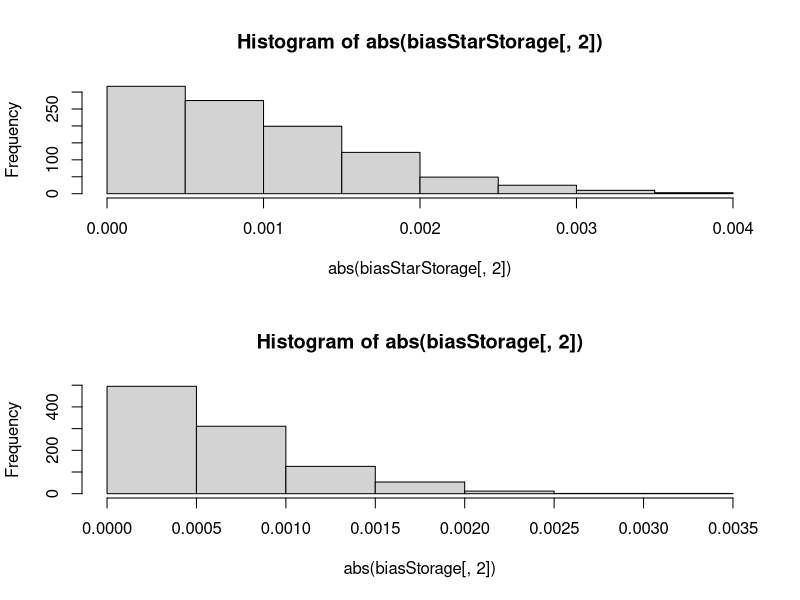
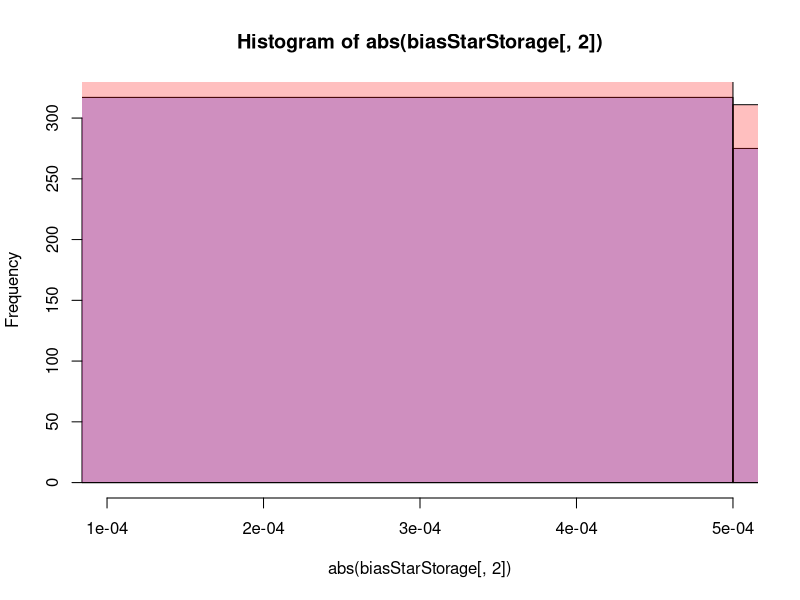
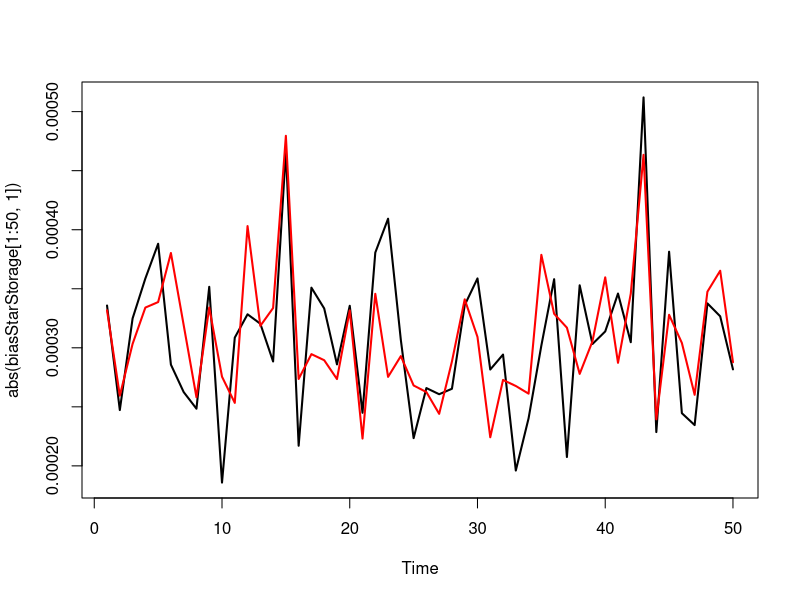

The R script that drew these images, in order: (Note: this script raises an error after producing the figures.)



x <- runif(1000, min=1, max=3)
x0 = 1.5
bandwidth = 0.4

gaussKernel <- function(x){
  1/sqrt(2*pi) * exp(-x^2 / 2)
}

Snj <- function(j){
  
  output = sum((x-x0)**j * gaussKernel((x-x0)/bandwidth))
  return(output)
}

Sn0 <- Snj(0)
Sn1 <- Snj(1)
Sn2 <- Snj(2)
Sn3 <- Snj(3)
Sn4 <- Snj(4)
Sn5 <- Snj(5)
Sn6 <- Snj(6)
Sn7 <- Snj(7)

sStar <- matrix(c(Sn0, Sn1, Sn3, Sn1, Sn2, Sn4, Sn3, Sn4, Sn6), nrow=3)
sStarInv <- solve(sStar)

S <- matrix(c(Sn0, Sn1, Sn2, Sn3, Sn1, Sn2, Sn3, Sn4, Sn2, Sn3, Sn4, Sn5, Sn3, Sn4, Sn5, Sn6), nrow=4)
sInv <- solve(S)

sStarVector <- matrix(c(Sn4, Sn5, Sn7), ncol=1)
sVector <- matrix(c(Sn4, Sn5, Sn6, Sn7), ncol=1)

bias <- sInv %*% sVector
biasStar <- sStarInv %*% sStarVector

print(bias)
print(biasStar)

runs <- 1000
biasStorage <- matrix(nrow=runs, ncol=4)
biasStarStorage <- matrix(nrow=runs, ncol=3)
for(i in 1:runs){
  
  x <- runif(100)
  x0 = 0.5
  bandwidth = 0.1
  
  
  Sn0 <- Snj(0); Sn1 <- Snj(1); Sn2 <- Snj(2); Sn3 <- Snj(3); Sn4 <- Snj(4)
  Sn5 <- Snj(5); Sn6 <- Snj(6); Sn7 <- Snj(7);
  
  sStar <- matrix(c(Sn0, Sn1, Sn3, Sn1, Sn2, Sn4, Sn3, Sn4, Sn6), nrow=3)
  sStarInv <- solve(sStar)
  
  S <- matrix(c(Sn0, Sn1, Sn2, Sn3, Sn1, Sn2, Sn3, Sn4, Sn2, Sn3, Sn4, Sn5, Sn3, Sn4, Sn5, Sn6), nrow=4)
  sInv <- solve(S)
  
  sStarVector <- matrix(c(Sn4, Sn5, Sn7), ncol=1)
  sVector <- matrix(c(Sn4, Sn5, Sn6, Sn7), ncol=1)
  
  bias <- sInv %*% sVector
  biasStar <- sStarInv %*% sStarVector
  
  biasStorage[i,] <- bias
  biasStarStorage[i,] <- biasStar
}

#SnInverse for Beta0
beta <- 1
par(mfrow=c(2,1))
starHist <- hist(abs(biasStarStorage[,2]))
Hist <- hist(abs(biasStorage[,2]))
par(mfrow=c(1,1))
plot( starHist, col=rgb(0,0,1,1/4), xlim=c(0.0001,0.0005))  # first histogram
plot( Hist, col=rgb(1,0,0,1/4), xlim=c(0.0001,0.0005), add=T)  # sec
     

ts.plot(abs(biasStarStorage[1:50,1]), lwd=2)
lines(abs(biasStorage[1:50,1]), col='red', lwd=2)

print(mean(abs(biasStarStorage[,1])))
print(mean(abs(biasStorage[,1])))



XStar <- matrix(nrow=100, ncol=3)
XStar[,1] <- 1
XStar[,2] <- x - x0
XStar[,3] <- (x-x0)**3

X <- matrix(nrow=100, ncol=4)
X[,1] <- 1
X[,2] <- x - x0
X[,3] <- (x-x0)**2
X[,4] <- (x-x0)**3

W <- diag(gaussK((x-x0)/bandwidth))


variance <- sInv %*% t(X) %*% W %*% W %*% X %*% sInv
varianceStar <- sStarInv %*% t(XStar) %*% W %*% W %*% XStar %*% sStarInv
print(variance)
print(varianceStar)

#I can calculate rough distributions of Snj given X is Unif(0,1) and gaussian kernel
#Then I can calculate an inverse given expected values
#Difficult to do all that multiplying to get variance star tho


hist(x-x0)
kappa(S[-1,-1])
kappa(sStar[-1,-1])
